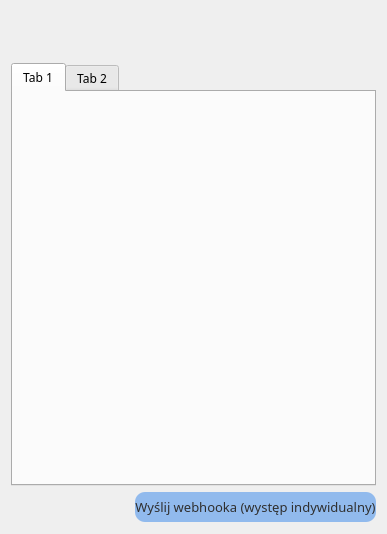
<?xml version="1.0" encoding="UTF-8"?>
<ui version="4.0">
 <class>JumperCompetitionResultsWidget</class>
 <widget class="QWidget" name="JumperCompetitionResultsWidget">
  <property name="geometry">
   <rect>
    <x>0</x>
    <y>0</y>
    <width>387</width>
    <height>534</height>
   </rect>
  </property>
  <property name="sizePolicy">
   <sizepolicy hsizetype="Expanding" vsizetype="Expanding">
    <horstretch>0</horstretch>
    <verstretch>0</verstretch>
   </sizepolicy>
  </property>
  <property name="windowTitle">
   <string>Form</string>
  </property>
  <layout class="QVBoxLayout" name="verticalLayout">
   <item>
    <layout class="QHBoxLayout" name="horizontalLayout_jumperInfoTitle">
     <item>
      <spacer name="horizontalSpacer">
       <property name="orientation">
        <enum>Qt::Horizontal</enum>
       </property>
       <property name="sizeType">
        <enum>QSizePolicy::Maximum</enum>
       </property>
       <property name="sizeHint" stdset="0">
        <size>
         <width>5</width>
         <height>5</height>
        </size>
       </property>
      </spacer>
     </item>
     <item>
      <widget class="QLabel" name="label_img">
       <property name="minimumSize">
        <size>
         <width>38</width>
         <height>46</height>
        </size>
       </property>
       <property name="maximumSize">
        <size>
         <width>38</width>
         <height>46</height>
        </size>
       </property>
       <property name="text">
        <string/>
       </property>
       <property name="alignment">
        <set>Qt::AlignCenter</set>
       </property>
      </widget>
     </item>
     <item>
      <layout class="QHBoxLayout" name="horizontalLayout_nameSurnameAndFlag">
       <item>
        <widget class="QLabel" name="label_nameAndSurname">
         <property name="sizePolicy">
          <sizepolicy hsizetype="Expanding" vsizetype="Preferred">
           <horstretch>1</horstretch>
           <verstretch>0</verstretch>
          </sizepolicy>
         </property>
         <property name="font">
          <font>
           <family>Quicksand Light [PfEd]</family>
           <pointsize>18</pointsize>
           <bold>true</bold>
          </font>
         </property>
         <property name="styleSheet">
          <string notr="true">color: black;</string>
         </property>
         <property name="text">
          <string/>
         </property>
         <property name="wordWrap">
          <bool>true</bool>
         </property>
        </widget>
       </item>
       <item>
        <widget class="QLabel" name="label_flag">
         <property name="minimumSize">
          <size>
           <width>50</width>
           <height>32</height>
          </size>
         </property>
         <property name="maximumSize">
          <size>
           <width>50</width>
           <height>32</height>
          </size>
         </property>
         <property name="text">
          <string/>
         </property>
         <property name="alignment">
          <set>Qt::AlignCenter</set>
         </property>
        </widget>
       </item>
      </layout>
     </item>
     <item>
      <spacer name="horizontalSpacer_2">
       <property name="orientation">
        <enum>Qt::Horizontal</enum>
       </property>
       <property name="sizeType">
        <enum>QSizePolicy::Maximum</enum>
       </property>
       <property name="sizeHint" stdset="0">
        <size>
         <width>20</width>
         <height>20</height>
        </size>
       </property>
      </spacer>
     </item>
     <item>
      <widget class="QLabel" name="label_actualPosition">
       <property name="font">
        <font>
         <family>Quicksand Medium</family>
         <pointsize>15</pointsize>
         <bold>false</bold>
        </font>
       </property>
       <property name="text">
        <string/>
       </property>
       <property name="alignment">
        <set>Qt::AlignCenter</set>
       </property>
      </widget>
     </item>
    </layout>
   </item>
   <item>
    <widget class="QTabWidget" name="tabWidget_jumps">
     <property name="sizePolicy">
      <sizepolicy hsizetype="Expanding" vsizetype="Expanding">
       <horstretch>0</horstretch>
       <verstretch>0</verstretch>
      </sizepolicy>
     </property>
     <property name="font">
      <font>
       <family>Quicksand Medium</family>
      </font>
     </property>
     <property name="currentIndex">
      <number>0</number>
     </property>
     <property name="elideMode">
      <enum>Qt::ElideRight</enum>
     </property>
     <property name="usesScrollButtons">
      <bool>true</bool>
     </property>
     <widget class="QWidget" name="tab">
      <attribute name="title">
       <string>Tab 1</string>
      </attribute>
     </widget>
     <widget class="QWidget" name="tab_2">
      <attribute name="title">
       <string>Tab 2</string>
      </attribute>
     </widget>
    </widget>
   </item>
   <item>
    <layout class="QHBoxLayout" name="horizontalLayout">
     <item>
      <widget class="QLabel" name="label_3">
       <property name="sizePolicy">
        <sizepolicy hsizetype="Maximum" vsizetype="Preferred">
         <horstretch>0</horstretch>
         <verstretch>0</verstretch>
        </sizepolicy>
       </property>
       <property name="font">
        <font>
         <family>Quicksand Medium</family>
         <pointsize>16</pointsize>
         <bold>false</bold>
        </font>
       </property>
       <property name="text">
        <string/>
       </property>
       <property name="alignment">
        <set>Qt::AlignLeading|Qt::AlignLeft|Qt::AlignVCenter</set>
       </property>
      </widget>
     </item>
     <item>
      <widget class="QLabel" name="label_pointsSum">
       <property name="sizePolicy">
        <sizepolicy hsizetype="Maximum" vsizetype="Preferred">
         <horstretch>0</horstretch>
         <verstretch>0</verstretch>
        </sizepolicy>
       </property>
       <property name="font">
        <font>
         <family>Ubuntu Light</family>
         <pointsize>17</pointsize>
         <bold>false</bold>
        </font>
       </property>
       <property name="styleSheet">
        <string notr="true">color: rgb(0, 130, 73);
</string>
       </property>
       <property name="text">
        <string/>
       </property>
       <property name="alignment">
        <set>Qt::AlignLeading|Qt::AlignLeft|Qt::AlignVCenter</set>
       </property>
      </widget>
     </item>
     <item>
      <spacer name="horizontalSpacer_3">
       <property name="orientation">
        <enum>Qt::Horizontal</enum>
       </property>
       <property name="sizeType">
        <enum>QSizePolicy::Expanding</enum>
       </property>
       <property name="sizeHint" stdset="0">
        <size>
         <width>40</width>
         <height>20</height>
        </size>
       </property>
      </spacer>
     </item>
     <item>
      <widget class="QPushButton" name="pushButton_sendWebhook">
           <property name="visible"><bool>false</bool></property>
       <property name="minimumSize">
        <size>
         <width>120</width>
         <height>30</height>
        </size>
       </property>
       <property name="maximumSize">
        <size>
         <width>16777215</width>
         <height>16777215</height>
        </size>
       </property>
       <property name="font">
        <font>
         <family>Quicksand Medium</family>
         <pointsize>10</pointsize>
        </font>
       </property>
       <property name="styleSheet">
        <string notr="true">QPushButton{
background-color: rgb(145, 186, 237);
color: rgb(47, 47, 47);
border-radius: 10px;
}
QPushButton:hover{
	background-color: rgb(115, 156, 207);
}</string>
       </property>
       <property name="text">
        <string>Wyślij webhooka (występ indywidualny)</string>
       </property>
      </widget>
     </item>
    </layout>
   </item>
  </layout>
 </widget>
 <resources/>
 <connections/>
</ui>
